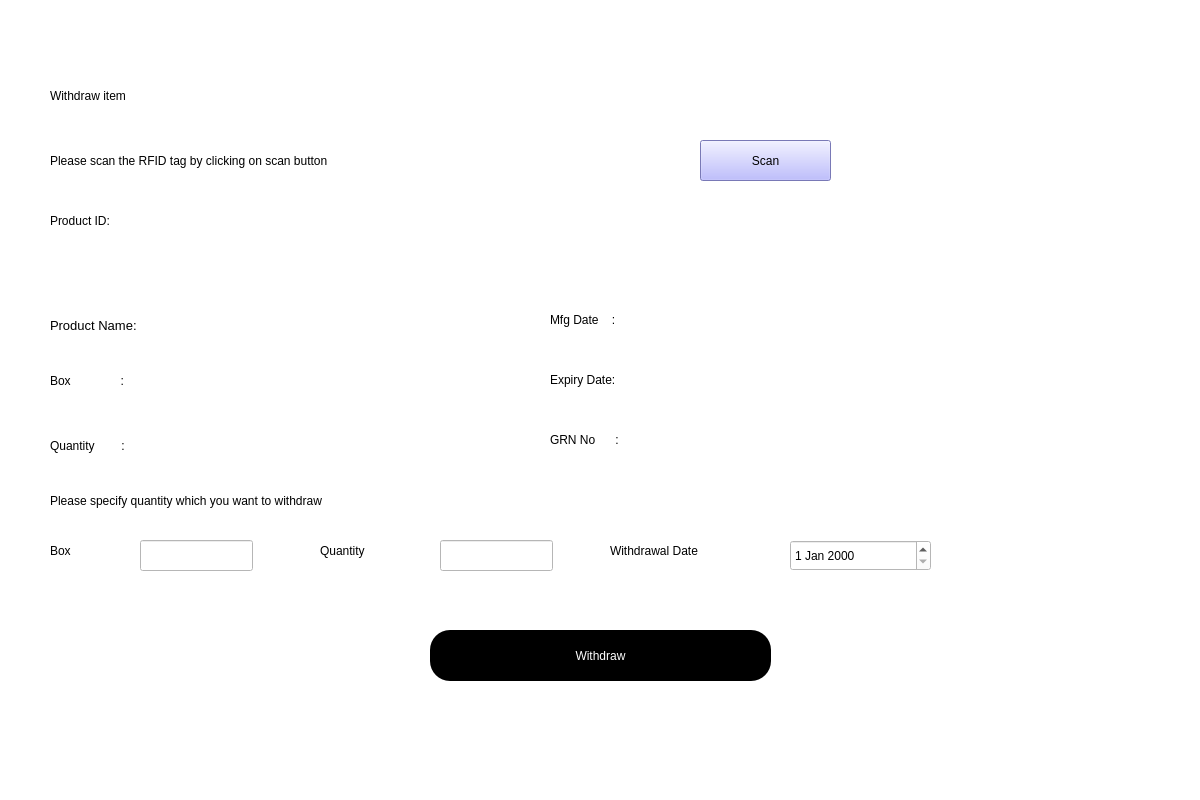
<?xml version="1.0" encoding="UTF-8"?>
<ui version="4.0">
 <class>Dialog</class>
 <widget class="QDialog" name="Dialog">
  <property name="geometry">
   <rect>
    <x>0</x>
    <y>0</y>
    <width>1200</width>
    <height>800</height>
   </rect>
  </property>
  <property name="windowTitle">
   <string>Dialog</string>
  </property>
  <widget class="QWidget" name="bgwidget" native="true">
   <property name="geometry">
    <rect>
     <x>0</x>
     <y>0</y>
     <width>1201</width>
     <height>801</height>
    </rect>
   </property>
   <property name="styleSheet">
    <string notr="true">background-color: rgb(255, 255, 255);</string>
   </property>
   <widget class="QLabel" name="label">
    <property name="geometry">
     <rect>
      <x>50</x>
      <y>60</y>
      <width>471</width>
      <height>71</height>
     </rect>
    </property>
    <property name="styleSheet">
     <string notr="true">font: 36pt &quot;MS Shell Dlg 2&quot;; 
color: rgb(0, 0, 0);</string>
    </property>
    <property name="text">
     <string>Withdraw item</string>
    </property>
   </widget>
   <widget class="QLabel" name="label_2">
    <property name="geometry">
     <rect>
      <x>50</x>
      <y>140</y>
      <width>621</width>
      <height>41</height>
     </rect>
    </property>
    <property name="styleSheet">
     <string notr="true">font: 16pt &quot;MS Shell Dlg 2&quot;;color:rgb(0, 0, 0)</string>
    </property>
    <property name="text">
     <string>Please scan the RFID tag by clicking on scan button</string>
    </property>
   </widget>
   <widget class="QPushButton" name="withdraw">
    <property name="geometry">
     <rect>
      <x>430</x>
      <y>630</y>
      <width>341</width>
      <height>51</height>
     </rect>
    </property>
    <property name="styleSheet">
     <string notr="true">border-radius:20px;
background-color: rgb(0, 0, 0);
color: rgb(255,255,255);
font: 14pt &quot;MS Shell Dlg 2&quot;;</string>
    </property>
    <property name="text">
     <string>Withdraw</string>
    </property>
   </widget>
   <widget class="QLabel" name="label_3">
    <property name="geometry">
     <rect>
      <x>50</x>
      <y>310</y>
      <width>111</width>
      <height>31</height>
     </rect>
    </property>
    <property name="font">
     <font>
      <family>MS Shell Dlg 2</family>
      <pointsize>10</pointsize>
      <weight>50</weight>
      <italic>false</italic>
      <bold>false</bold>
     </font>
    </property>
    <property name="styleSheet">
     <string notr="true">font: 10pt &quot;MS Shell Dlg 2&quot;;</string>
    </property>
    <property name="text">
     <string>Product Name:</string>
    </property>
   </widget>
   <widget class="QLabel" name="label_4">
    <property name="geometry">
     <rect>
      <x>50</x>
      <y>370</y>
      <width>171</width>
      <height>21</height>
     </rect>
    </property>
    <property name="styleSheet">
     <string notr="true">font: 10pt &quot;MS Shell Dlg 2&quot;;</string>
    </property>
    <property name="text">
     <string>Box               :</string>
    </property>
   </widget>
   <widget class="QLabel" name="label_5">
    <property name="geometry">
     <rect>
      <x>50</x>
      <y>430</y>
      <width>111</width>
      <height>31</height>
     </rect>
    </property>
    <property name="styleSheet">
     <string notr="true">font: 10pt &quot;MS Shell Dlg 2&quot;;</string>
    </property>
    <property name="text">
     <string>Quantity        :</string>
    </property>
   </widget>
   <widget class="QLabel" name="label_6">
    <property name="geometry">
     <rect>
      <x>550</x>
      <y>310</y>
      <width>111</width>
      <height>20</height>
     </rect>
    </property>
    <property name="styleSheet">
     <string notr="true">font: 10pt &quot;MS Shell Dlg 2&quot;;</string>
    </property>
    <property name="text">
     <string>Mfg Date    :</string>
    </property>
   </widget>
   <widget class="QPushButton" name="scan">
    <property name="geometry">
     <rect>
      <x>700</x>
      <y>140</y>
      <width>131</width>
      <height>41</height>
     </rect>
    </property>
    <property name="styleSheet">
     <string notr="true">border-color: rgb(85, 0, 255);
background-color: rgb(170, 170, 255);</string>
    </property>
    <property name="text">
     <string>Scan</string>
    </property>
    <property name="shortcut">
     <string>S</string>
    </property>
   </widget>
   <widget class="QLabel" name="label_8">
    <property name="geometry">
     <rect>
      <x>550</x>
      <y>430</y>
      <width>121</width>
      <height>20</height>
     </rect>
    </property>
    <property name="styleSheet">
     <string notr="true">font: 10pt &quot;MS Shell Dlg 2&quot;;</string>
    </property>
    <property name="text">
     <string>GRN No      :</string>
    </property>
   </widget>
   <widget class="QLabel" name="label_7">
    <property name="geometry">
     <rect>
      <x>50</x>
      <y>480</y>
      <width>661</width>
      <height>41</height>
     </rect>
    </property>
    <property name="styleSheet">
     <string notr="true">font: 16pt &quot;MS Shell Dlg 2&quot;;color:rgb(0, 0, 0)</string>
    </property>
    <property name="text">
     <string>Please specify quantity which you want to withdraw</string>
    </property>
   </widget>
   <widget class="QLabel" name="productID">
    <property name="geometry">
     <rect>
      <x>50</x>
      <y>250</y>
      <width>281</width>
      <height>31</height>
     </rect>
    </property>
    <property name="styleSheet">
     <string notr="true">
font: 18pt &quot;MS Shell Dlg 2&quot;;</string>
    </property>
    <property name="text">
     <string/>
    </property>
   </widget>
   <widget class="QLabel" name="label_10">
    <property name="geometry">
     <rect>
      <x>50</x>
      <y>200</y>
      <width>151</width>
      <height>41</height>
     </rect>
    </property>
    <property name="styleSheet">
     <string notr="true">font: 16pt &quot;MS Shell Dlg 2&quot;;</string>
    </property>
    <property name="text">
     <string>Product ID:</string>
    </property>
   </widget>
   <widget class="QLabel" name="label_11">
    <property name="geometry">
     <rect>
      <x>550</x>
      <y>370</y>
      <width>91</width>
      <height>20</height>
     </rect>
    </property>
    <property name="styleSheet">
     <string notr="true">font: 10pt &quot;MS Shell Dlg 2&quot;;</string>
    </property>
    <property name="text">
     <string>Expiry Date:</string>
    </property>
   </widget>
   <widget class="QLabel" name="productName">
    <property name="geometry">
     <rect>
      <x>170</x>
      <y>310</y>
      <width>281</width>
      <height>31</height>
     </rect>
    </property>
    <property name="styleSheet">
     <string notr="true">font: 10pt &quot;MS Shell Dlg 2&quot;;</string>
    </property>
    <property name="text">
     <string/>
    </property>
   </widget>
   <widget class="QLabel" name="Box">
    <property name="geometry">
     <rect>
      <x>170</x>
      <y>370</y>
      <width>271</width>
      <height>31</height>
     </rect>
    </property>
    <property name="styleSheet">
     <string notr="true">font: 10pt &quot;MS Shell Dlg 2&quot;;</string>
    </property>
    <property name="text">
     <string/>
    </property>
   </widget>
   <widget class="QLabel" name="Quantity">
    <property name="geometry">
     <rect>
      <x>170</x>
      <y>430</y>
      <width>281</width>
      <height>31</height>
     </rect>
    </property>
    <property name="styleSheet">
     <string notr="true">font: 10pt &quot;MS Shell Dlg 2&quot;;</string>
    </property>
    <property name="text">
     <string/>
    </property>
   </widget>
   <widget class="QLabel" name="mfgDate">
    <property name="geometry">
     <rect>
      <x>660</x>
      <y>300</y>
      <width>281</width>
      <height>41</height>
     </rect>
    </property>
    <property name="styleSheet">
     <string notr="true">font: 10pt &quot;MS Shell Dlg 2&quot;;</string>
    </property>
    <property name="text">
     <string/>
    </property>
   </widget>
   <widget class="QLabel" name="expDate">
    <property name="geometry">
     <rect>
      <x>660</x>
      <y>360</y>
      <width>281</width>
      <height>41</height>
     </rect>
    </property>
    <property name="styleSheet">
     <string notr="true">font: 10pt &quot;MS Shell Dlg 2&quot;;</string>
    </property>
    <property name="text">
     <string/>
    </property>
   </widget>
   <widget class="QLabel" name="GRN">
    <property name="geometry">
     <rect>
      <x>660</x>
      <y>420</y>
      <width>281</width>
      <height>41</height>
     </rect>
    </property>
    <property name="styleSheet">
     <string notr="true">font: 10pt &quot;MS Shell Dlg 2&quot;;</string>
    </property>
    <property name="text">
     <string/>
    </property>
   </widget>
   <widget class="QLabel" name="label_18">
    <property name="geometry">
     <rect>
      <x>50</x>
      <y>540</y>
      <width>81</width>
      <height>21</height>
     </rect>
    </property>
    <property name="styleSheet">
     <string notr="true">font: 10pt &quot;MS Shell Dlg 2&quot;;</string>
    </property>
    <property name="text">
     <string>Box</string>
    </property>
   </widget>
   <widget class="QLineEdit" name="boxval">
    <property name="geometry">
     <rect>
      <x>140</x>
      <y>540</y>
      <width>113</width>
      <height>31</height>
     </rect>
    </property>
   </widget>
   <widget class="QLabel" name="label_19">
    <property name="geometry">
     <rect>
      <x>320</x>
      <y>540</y>
      <width>81</width>
      <height>21</height>
     </rect>
    </property>
    <property name="styleSheet">
     <string notr="true">font: 10pt &quot;MS Shell Dlg 2&quot;;</string>
    </property>
    <property name="text">
     <string>Quantity</string>
    </property>
   </widget>
   <widget class="QLineEdit" name="quantityval">
    <property name="geometry">
     <rect>
      <x>440</x>
      <y>540</y>
      <width>113</width>
      <height>31</height>
     </rect>
    </property>
   </widget>
   <widget class="QDateEdit" name="withdrawdate">
    <property name="geometry">
     <rect>
      <x>790</x>
      <y>540</y>
      <width>141</width>
      <height>31</height>
     </rect>
    </property>
   </widget>
   <widget class="QLabel" name="label_20">
    <property name="geometry">
     <rect>
      <x>610</x>
      <y>540</y>
      <width>131</width>
      <height>21</height>
     </rect>
    </property>
    <property name="styleSheet">
     <string notr="true">font: 10pt &quot;MS Shell Dlg 2&quot;;</string>
    </property>
    <property name="text">
     <string>Withdrawal Date</string>
    </property>
   </widget>
   <widget class="QPushButton" name="back">
    <property name="geometry">
     <rect>
      <x>50</x>
      <y>710</y>
      <width>51</width>
      <height>51</height>
     </rect>
    </property>
    <property name="styleSheet">
     <string notr="true">border-radius:20px;
background-color: rgba(0, 0, 0, 0);
color: rgb(255,255,255);
font: 14pt &quot;MS Shell Dlg 2&quot;;</string>
    </property>
    <property name="text">
     <string/>
    </property>
   </widget>
   <widget class="QLabel" name="imageholder">
    <property name="geometry">
     <rect>
      <x>50</x>
      <y>710</y>
      <width>55</width>
      <height>51</height>
     </rect>
    </property>
    <property name="text">
     <string/>
    </property>
   </widget>
   <widget class="QLabel" name="errormessage">
    <property name="geometry">
     <rect>
      <x>420</x>
      <y>690</y>
      <width>361</width>
      <height>31</height>
     </rect>
    </property>
    <property name="styleSheet">
     <string notr="true">font: 14pt &quot;MS Shell Dlg 2&quot;;
color: rgb(255, 0, 0);</string>
    </property>
    <property name="text">
     <string/>
    </property>
    <property name="alignment">
     <set>Qt::AlignCenter</set>
    </property>
   </widget>
   <zorder>imageholder</zorder>
   <zorder>productName</zorder>
   <zorder>label</zorder>
   <zorder>label_2</zorder>
   <zorder>withdraw</zorder>
   <zorder>label_3</zorder>
   <zorder>label_4</zorder>
   <zorder>label_5</zorder>
   <zorder>label_6</zorder>
   <zorder>scan</zorder>
   <zorder>label_8</zorder>
   <zorder>label_7</zorder>
   <zorder>productID</zorder>
   <zorder>label_10</zorder>
   <zorder>label_11</zorder>
   <zorder>Box</zorder>
   <zorder>Quantity</zorder>
   <zorder>mfgDate</zorder>
   <zorder>expDate</zorder>
   <zorder>GRN</zorder>
   <zorder>label_18</zorder>
   <zorder>boxval</zorder>
   <zorder>label_19</zorder>
   <zorder>quantityval</zorder>
   <zorder>withdrawdate</zorder>
   <zorder>label_20</zorder>
   <zorder>back</zorder>
   <zorder>errormessage</zorder>
  </widget>
 </widget>
 <resources/>
 <connections/>
</ui>
